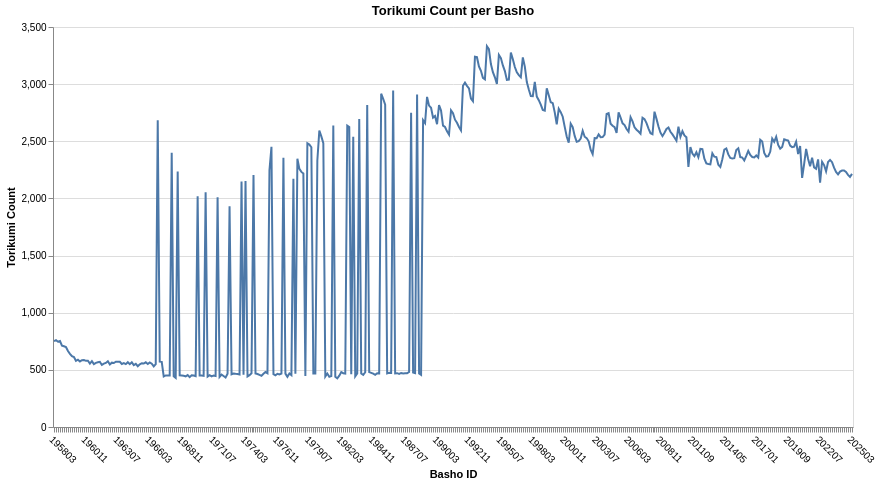

The notebook cell this image was saved under:
### Code cell
torikumi_count_by_basho = (
    df.group_by("bashoId").agg(pl.len().alias("torikumiCount")).sort("bashoId")
)

torikumi_count_by_basho_chart = (
    alt.Chart(torikumi_count_by_basho, mark="line")
    .encode(
        x=alt.X(
            "bashoId",
            title="Basho ID",
            axis=alt.Axis(
                labelAngle=45,
                labelOverlap=True,
            ),
        ),
        y=alt.Y(
            "torikumiCount",
            title="Torikumi Count",
        ),
    )
    .properties(
        width=800,
        height=400,
        title="Torikumi Count per Basho",
    )
)

torikumi_count_by_basho_chart

### Figure 1 — Vega-Lite specification as saved in the notebook (floating-point values rounded to 4 significant figures; data arrays with more than 128 entries replaced by an {"elided": "..."} marker saying what was removed)
{"config": {"view": {"continuousWidth": 300, "continuousHeight": 300}}, "data": {"name": "data-840374130b4bc695c840df693bf71c17"}, "mark": {"type": "line"}, "encoding": {"x": {"axis": {"labelAngle": 45, "labelOverlap": true}, "field": "bashoId", "title": "Basho ID", "type": "nominal"}, "y": {"field": "torikumiCount", "title": "Torikumi Count", "type": "quantitative"}}, "height": 400, "title": "Torikumi Count per Basho", "width": 800, "$schema": "https://vega.github.io/schema/vega-lite/v5.20.1.json", "datasets": {"data-840374130b4bc695c840df693bf71c17": {"elided": "401 records"}}}
